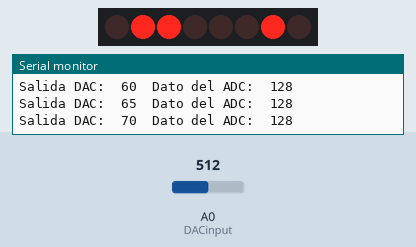
A sketch run on a simulated Arduino Uno, built with avr-gcc and run on an emulated ATmega328P. Parts: 8 shift-register outputs drawn as a row of LEDs (first output left, lit = HIGH), the last lines printed to the serial monitor. Wiring (inferred from the names in the program): shift register (74HC595): data pin 8; shift clock pin 4; latch pin 7. Wiring (inferred from the signals the program sends): row of LEDs: on Q0, Q1, Q2, Q3, Q4, Q5, Q6, Q7. The inputs (shaded band) are chosen by the test bench; at power-on: A0 (DACinput) = 512.

Above: at 1.46 s.
6.7 s: A0 (DACinput) set to 408
At 6.8 s:
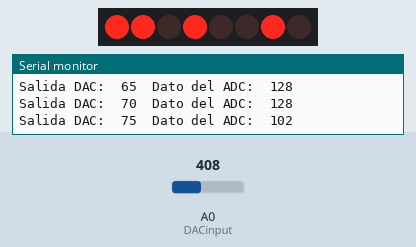
9.7 s: A0 (DACinput) set to 384
At 9.72 s:
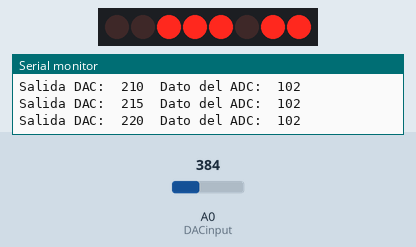
Timing chart, 0 to 18.7 s (numbered marks = the images above; inputs shaded):
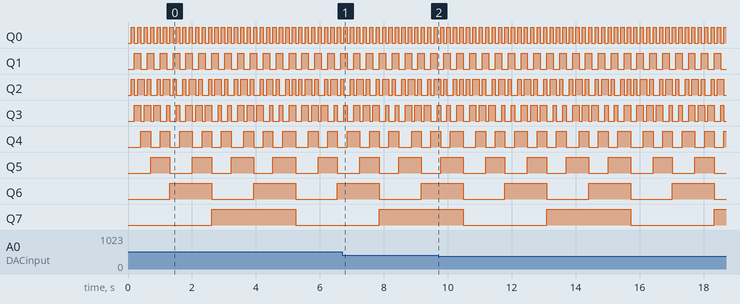

The sketch:

DAC_shield_test.ino
```cpp
/*
descripcion del codigo
*/

//-----------------------------------------------------------definiciones


//--------------------------------------------------definiciones de pines
const int dato = 8;
const int clock = 4;
const int latch = 7;
const int DACinput = A0;

//-------------------------------------definiciones de variables globales


//------------------------------------------------prototipos de funciones


//----------------------------------------------------------configuracion
void setup()
{
  pinMode(dato, OUTPUT);
  pinMode(clock, OUTPUT);
  pinMode(latch, OUTPUT);
  pinMode(DACinput, INPUT);
  Serial.begin(9600);
}

//#########################################################ciclo principal
void loop()
{
  for(int x = 0; x <= 255; x = x+5)
  {
    digitalWrite(latch, LOW);
    shiftOut(dato, clock, MSBFIRST, x);
    digitalWrite(latch, HIGH);
    Serial.print("Salida DAC:  "); Serial.print(x);
    Serial.print("  Dato del ADC:  "); Serial.println(analogRead(DACinput) >> 2);
    delay(100);
  }
}
//##################################################fin del ciclo principal


//-----------------------------------------------------------------funciones
```

Measured:
- the behaviour switches between 400 and 399 on A0 (DACinput) (found by bisection; images 1 and 2)
